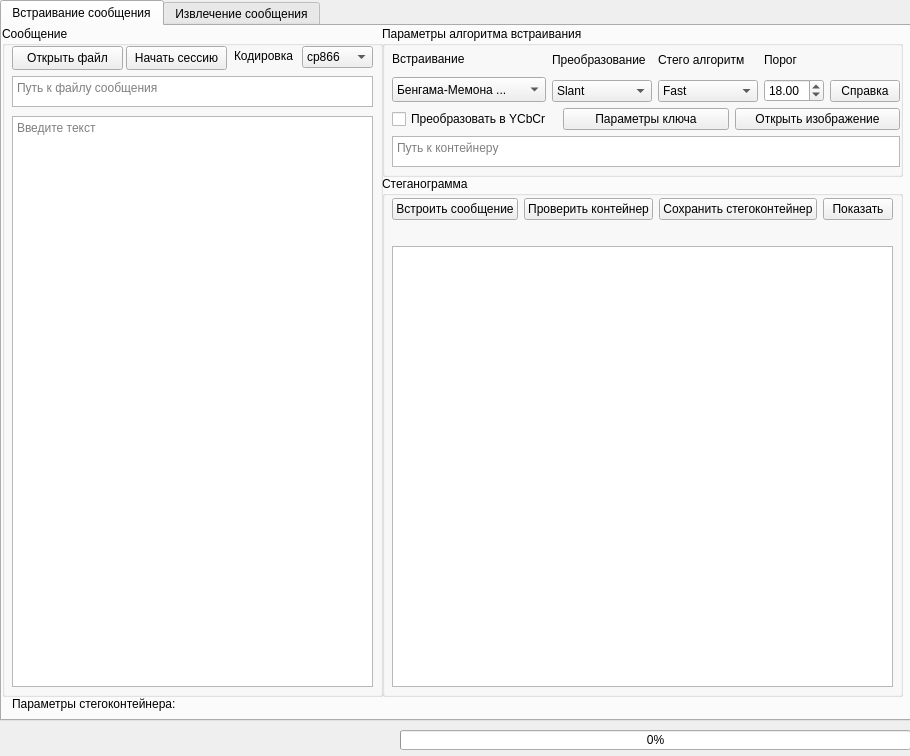
<?xml version="1.0" encoding="UTF-8"?>
<ui version="4.0">
 <class>MainWindow</class>
 <widget class="QMainWindow" name="MainWindow">
  <property name="geometry">
   <rect>
    <x>0</x>
    <y>0</y>
    <width>910</width>
    <height>756</height>
   </rect>
  </property>
  <property name="windowTitle">
   <string>Image DCTStego</string>
  </property>
  <widget class="QWidget" name="centralwidget">
   <widget class="QTabWidget" name="tabWidget">
    <property name="geometry">
     <rect>
      <x>0</x>
      <y>0</y>
      <width>911</width>
      <height>721</height>
     </rect>
    </property>
    <property name="autoFillBackground">
     <bool>false</bool>
    </property>
    <property name="currentIndex">
     <number>0</number>
    </property>
    <widget class="QWidget" name="tab">
     <attribute name="title">
      <string>Встраивание сообщения</string>
     </attribute>
     <widget class="QGroupBox" name="groupBox_2">
      <property name="geometry">
       <rect>
        <x>380</x>
        <y>150</y>
        <width>521</width>
        <height>521</height>
       </rect>
      </property>
      <property name="title">
       <string>Стеганограмма</string>
      </property>
      <widget class="QGraphicsView" name="transformImage">
       <property name="geometry">
        <rect>
         <x>10</x>
         <y>70</y>
         <width>501</width>
         <height>441</height>
        </rect>
       </property>
       <property name="minimumSize">
        <size>
         <width>200</width>
         <height>200</height>
        </size>
       </property>
      </widget>
      <widget class="QWidget" name="layoutWidget">
       <property name="geometry">
        <rect>
         <x>10</x>
         <y>20</y>
         <width>501</width>
         <height>26</height>
        </rect>
       </property>
       <layout class="QHBoxLayout" name="horizontalLayout">
        <item>
         <widget class="QPushButton" name="transform">
          <property name="text">
           <string>Встроить сообщение</string>
          </property>
         </widget>
        </item>
        <item>
         <widget class="QPushButton" name="checkContainer">
          <property name="text">
           <string>Проверить контейнер</string>
          </property>
         </widget>
        </item>
        <item>
         <widget class="QPushButton" name="saveSteganogramm">
          <property name="text">
           <string>Сохранить стегоконтейнер</string>
          </property>
         </widget>
        </item>
        <item>
         <widget class="QPushButton" name="toPlot">
          <property name="maximumSize">
           <size>
            <width>70</width>
            <height>16777215</height>
           </size>
          </property>
          <property name="text">
           <string>Показать</string>
          </property>
         </widget>
        </item>
       </layout>
      </widget>
      <widget class="QLabel" name="label_trans_img">
       <property name="geometry">
        <rect>
         <x>10</x>
         <y>50</y>
         <width>501</width>
         <height>16</height>
        </rect>
       </property>
       <property name="text">
        <string/>
       </property>
      </widget>
     </widget>
     <widget class="QGroupBox" name="groupBox_3">
      <property name="geometry">
       <rect>
        <x>0</x>
        <y>0</y>
        <width>381</width>
        <height>671</height>
       </rect>
      </property>
      <property name="title">
       <string>Сообщение</string>
      </property>
      <widget class="QPlainTextEdit" name="sendingMessage">
       <property name="geometry">
        <rect>
         <x>10</x>
         <y>90</y>
         <width>361</width>
         <height>571</height>
        </rect>
       </property>
       <property name="minimumSize">
        <size>
         <width>200</width>
         <height>0</height>
        </size>
       </property>
       <property name="maximumSize">
        <size>
         <width>400</width>
         <height>16777215</height>
        </size>
       </property>
       <property name="placeholderText">
        <string>Введите текст</string>
       </property>
      </widget>
      <widget class="QPushButton" name="openMessage">
       <property name="geometry">
        <rect>
         <x>10</x>
         <y>20</y>
         <width>111</width>
         <height>24</height>
        </rect>
       </property>
       <property name="text">
        <string>Открыть файл</string>
       </property>
      </widget>
      <widget class="QLabel" name="label">
       <property name="geometry">
        <rect>
         <x>232</x>
         <y>20</y>
         <width>71</width>
         <height>20</height>
        </rect>
       </property>
       <property name="text">
        <string>Кодировка</string>
       </property>
      </widget>
      <widget class="QComboBox" name="selectEncode">
       <property name="geometry">
        <rect>
         <x>300</x>
         <y>20</y>
         <width>71</width>
         <height>22</height>
        </rect>
       </property>
       <item>
        <property name="text">
         <string notr="true">cp866</string>
        </property>
       </item>
       <item>
        <property name="text">
         <string>cp1251</string>
        </property>
       </item>
       <item>
        <property name="text">
         <string>utf-8</string>
        </property>
       </item>
       <item>
        <property name="text">
         <string>utf-16</string>
        </property>
       </item>
       <item>
        <property name="text">
         <string>ascii</string>
        </property>
       </item>
      </widget>
      <widget class="QPlainTextEdit" name="file_path_box">
       <property name="enabled">
        <bool>true</bool>
       </property>
       <property name="geometry">
        <rect>
         <x>10</x>
         <y>50</y>
         <width>361</width>
         <height>31</height>
        </rect>
       </property>
       <property name="readOnly">
        <bool>true</bool>
       </property>
       <property name="placeholderText">
        <string>Путь к файлу сообщения</string>
       </property>
      </widget>
      <widget class="QPushButton" name="startSession">
       <property name="geometry">
        <rect>
         <x>124</x>
         <y>20</y>
         <width>101</width>
         <height>24</height>
        </rect>
       </property>
       <property name="text">
        <string>Начать сессию</string>
       </property>
      </widget>
     </widget>
     <widget class="QLabel" name="stego_params_w">
      <property name="geometry">
       <rect>
        <x>10</x>
        <y>670</y>
        <width>861</width>
        <height>16</height>
       </rect>
      </property>
      <property name="text">
       <string>Параметры стегоконтейнера:</string>
      </property>
     </widget>
     <widget class="QGroupBox" name="groupBox_7">
      <property name="geometry">
       <rect>
        <x>380</x>
        <y>0</y>
        <width>521</width>
        <height>151</height>
       </rect>
      </property>
      <property name="minimumSize">
       <size>
        <width>0</width>
        <height>100</height>
       </size>
      </property>
      <property name="maximumSize">
       <size>
        <width>16777215</width>
        <height>16777215</height>
       </size>
      </property>
      <property name="title">
       <string>Параметры алгоритма встраивания</string>
      </property>
      <widget class="QWidget" name="verticalLayoutWidget_10">
       <property name="geometry">
        <rect>
         <x>10</x>
         <y>20</y>
         <width>508</width>
         <height>121</height>
        </rect>
       </property>
       <layout class="QVBoxLayout" name="verticalLayout_10">
        <property name="sizeConstraint">
         <enum>QLayout::SetMinAndMaxSize</enum>
        </property>
        <item>
         <layout class="QHBoxLayout" name="horizontalLayout_5">
          <item>
           <layout class="QVBoxLayout" name="verticalLayout">
            <item>
             <widget class="QLabel" name="label_15">
              <property name="maximumSize">
               <size>
                <width>16777215</width>
                <height>140</height>
               </size>
              </property>
              <property name="text">
               <string>Встраивание</string>
              </property>
             </widget>
            </item>
            <item>
             <widget class="QComboBox" name="selectEmbadding">
              <property name="maximumSize">
               <size>
                <width>16777215</width>
                <height>130</height>
               </size>
              </property>
              <item>
               <property name="text">
                <string>Бенгама-Мемона ...</string>
               </property>
              </item>
              <item>
               <property name="text">
                <string>Коха-Жао</string>
               </property>
              </item>
              <item>
               <property name="text">
                <string>Авто</string>
               </property>
              </item>
             </widget>
            </item>
           </layout>
          </item>
          <item>
           <layout class="QVBoxLayout" name="verticalLayout_2">
            <item>
             <widget class="QLabel" name="label_14">
              <property name="maximumSize">
               <size>
                <width>95</width>
                <height>16777215</height>
               </size>
              </property>
              <property name="text">
               <string>Преобразование</string>
              </property>
             </widget>
            </item>
            <item>
             <widget class="QComboBox" name="selectTransform">
              <property name="maximumSize">
               <size>
                <width>100</width>
                <height>16777215</height>
               </size>
              </property>
              <item>
               <property name="text">
                <string>Slant</string>
               </property>
              </item>
              <item>
               <property name="text">
                <string>DCT 2D</string>
               </property>
              </item>
              <item>
               <property name="text">
                <string>Авто</string>
               </property>
              </item>
             </widget>
            </item>
           </layout>
          </item>
          <item>
           <layout class="QVBoxLayout" name="verticalLayout_3">
            <item>
             <widget class="QLabel" name="label_16">
              <property name="maximumSize">
               <size>
                <width>90</width>
                <height>16777215</height>
               </size>
              </property>
              <property name="text">
               <string>Стего алгоритм</string>
              </property>
             </widget>
            </item>
            <item>
             <widget class="QComboBox" name="selectAlgorithm">
              <property name="maximumSize">
               <size>
                <width>100</width>
                <height>16777215</height>
               </size>
              </property>
              <item>
               <property name="text">
                <string>Fast</string>
               </property>
              </item>
              <item>
               <property name="text">
                <string>Enhanced</string>
               </property>
              </item>
              <item>
               <property name="text">
                <string>Авто</string>
               </property>
              </item>
             </widget>
            </item>
           </layout>
          </item>
          <item>
           <layout class="QVBoxLayout" name="verticalLayout_4">
            <item>
             <widget class="QLabel" name="label_13">
              <property name="maximumSize">
               <size>
                <width>60</width>
                <height>16777215</height>
               </size>
              </property>
              <property name="text">
               <string>Порог</string>
              </property>
             </widget>
            </item>
            <item>
             <widget class="QDoubleSpinBox" name="setThreshold">
              <property name="maximumSize">
               <size>
                <width>60</width>
                <height>16777215</height>
               </size>
              </property>
              <property name="minimum">
               <double>4.000000000000000</double>
              </property>
              <property name="value">
               <double>18.000000000000000</double>
              </property>
             </widget>
            </item>
           </layout>
          </item>
          <item>
           <layout class="QVBoxLayout" name="verticalLayout_9">
            <item>
             <widget class="QLabel" name="label_2">
              <property name="text">
               <string/>
              </property>
             </widget>
            </item>
            <item>
             <widget class="QPushButton" name="question">
              <property name="maximumSize">
               <size>
                <width>70</width>
                <height>16777215</height>
               </size>
              </property>
              <property name="text">
               <string>Справка</string>
              </property>
             </widget>
            </item>
           </layout>
          </item>
         </layout>
        </item>
        <item>
         <layout class="QHBoxLayout" name="horizontalLayout_7">
          <property name="spacing">
           <number>6</number>
          </property>
          <property name="sizeConstraint">
           <enum>QLayout::SetMinAndMaxSize</enum>
          </property>
          <item>
           <widget class="QCheckBox" name="checkYCbCr">
            <property name="text">
             <string>Преобразовать в YCbCr</string>
            </property>
           </widget>
          </item>
          <item>
           <widget class="QPushButton" name="setKeyParams">
            <property name="text">
             <string>Параметры ключа</string>
            </property>
           </widget>
          </item>
          <item>
           <widget class="QPushButton" name="openImage">
            <property name="text">
             <string>Открыть изображение</string>
            </property>
           </widget>
          </item>
         </layout>
        </item>
        <item>
         <widget class="QPlainTextEdit" name="image_path_box">
          <property name="enabled">
           <bool>true</bool>
          </property>
          <property name="maximumSize">
           <size>
            <width>16777215</width>
            <height>31</height>
           </size>
          </property>
          <property name="readOnly">
           <bool>true</bool>
          </property>
          <property name="placeholderText">
           <string>Путь к контейнеру</string>
          </property>
         </widget>
        </item>
       </layout>
      </widget>
     </widget>
    </widget>
    <widget class="QWidget" name="tab_2">
     <attribute name="title">
      <string>Извлечение сообщения</string>
     </attribute>
     <widget class="QGroupBox" name="groupBox_4">
      <property name="geometry">
       <rect>
        <x>0</x>
        <y>0</y>
        <width>381</width>
        <height>671</height>
       </rect>
      </property>
      <property name="title">
       <string>Сообщение</string>
      </property>
      <widget class="QLabel" name="label_3">
       <property name="geometry">
        <rect>
         <x>232</x>
         <y>20</y>
         <width>71</width>
         <height>20</height>
        </rect>
       </property>
       <property name="text">
        <string>Кодировка</string>
       </property>
      </widget>
      <widget class="QComboBox" name="selectEncode_2">
       <property name="geometry">
        <rect>
         <x>300</x>
         <y>20</y>
         <width>71</width>
         <height>22</height>
        </rect>
       </property>
       <item>
        <property name="text">
         <string notr="true">cp866</string>
        </property>
       </item>
       <item>
        <property name="text">
         <string>cp1251</string>
        </property>
       </item>
       <item>
        <property name="text">
         <string>utf-8</string>
        </property>
       </item>
       <item>
        <property name="text">
         <string>utf-16</string>
        </property>
       </item>
       <item>
        <property name="text">
         <string>ascii</string>
        </property>
       </item>
      </widget>
      <widget class="QPlainTextEdit" name="receivedMessage">
       <property name="enabled">
        <bool>true</bool>
       </property>
       <property name="geometry">
        <rect>
         <x>10</x>
         <y>90</y>
         <width>361</width>
         <height>571</height>
        </rect>
       </property>
       <property name="readOnly">
        <bool>true</bool>
       </property>
       <property name="placeholderText">
        <string>Здесь будет отображено полученное сообщение</string>
       </property>
      </widget>
      <widget class="QPushButton" name="openSteganogramm">
       <property name="geometry">
        <rect>
         <x>10</x>
         <y>20</y>
         <width>151</width>
         <height>24</height>
        </rect>
       </property>
       <property name="text">
        <string>Открыть стегоконтейнер</string>
       </property>
      </widget>
      <widget class="QPlainTextEdit" name="stego_path_box">
       <property name="enabled">
        <bool>true</bool>
       </property>
       <property name="geometry">
        <rect>
         <x>10</x>
         <y>50</y>
         <width>361</width>
         <height>31</height>
        </rect>
       </property>
       <property name="readOnly">
        <bool>true</bool>
       </property>
       <property name="placeholderText">
        <string>Путь к стеганограмме</string>
       </property>
      </widget>
     </widget>
     <widget class="QGroupBox" name="groupBox_5">
      <property name="geometry">
       <rect>
        <x>380</x>
        <y>70</y>
        <width>501</width>
        <height>601</height>
       </rect>
      </property>
      <property name="title">
       <string>Стеганограмма</string>
      </property>
      <widget class="QGraphicsView" name="stegoImage">
       <property name="geometry">
        <rect>
         <x>10</x>
         <y>40</y>
         <width>481</width>
         <height>551</height>
        </rect>
       </property>
       <property name="minimumSize">
        <size>
         <width>200</width>
         <height>200</height>
        </size>
       </property>
      </widget>
      <widget class="QLabel" name="label_stego_img">
       <property name="geometry">
        <rect>
         <x>10</x>
         <y>20</y>
         <width>481</width>
         <height>16</height>
        </rect>
       </property>
       <property name="text">
        <string/>
       </property>
      </widget>
     </widget>
     <widget class="QGroupBox" name="groupBox_6">
      <property name="geometry">
       <rect>
        <x>380</x>
        <y>0</y>
        <width>501</width>
        <height>71</height>
       </rect>
      </property>
      <property name="minimumSize">
       <size>
        <width>0</width>
        <height>0</height>
       </size>
      </property>
      <property name="maximumSize">
       <size>
        <width>16777215</width>
        <height>16777215</height>
       </size>
      </property>
      <property name="title">
       <string>Параметры</string>
      </property>
      <widget class="QLabel" name="label_6">
       <property name="geometry">
        <rect>
         <x>20</x>
         <y>20</y>
         <width>101</width>
         <height>16</height>
        </rect>
       </property>
       <property name="text">
        <string>Преобразование</string>
       </property>
      </widget>
      <widget class="QWidget" name="horizontalLayoutWidget">
       <property name="geometry">
        <rect>
         <x>10</x>
         <y>30</y>
         <width>481</width>
         <height>41</height>
        </rect>
       </property>
       <layout class="QHBoxLayout" name="horizontalLayout_2">
        <item>
         <widget class="QPushButton" name="setKeyParams_2">
          <property name="text">
           <string>Параметры ключа</string>
          </property>
         </widget>
        </item>
        <item>
         <widget class="QPushButton" name="readStego">
          <property name="text">
           <string>Извлечь сообщение</string>
          </property>
         </widget>
        </item>
       </layout>
      </widget>
     </widget>
     <widget class="QLabel" name="stego_params_r">
      <property name="geometry">
       <rect>
        <x>10</x>
        <y>670</y>
        <width>871</width>
        <height>16</height>
       </rect>
      </property>
      <property name="text">
       <string>Параметры стегоконтейнера:</string>
      </property>
     </widget>
    </widget>
   </widget>
   <widget class="QProgressBar" name="progressBar">
    <property name="geometry">
     <rect>
      <x>400</x>
      <y>730</y>
      <width>511</width>
      <height>20</height>
     </rect>
    </property>
    <property name="value">
     <number>0</number>
    </property>
   </widget>
   <widget class="QLabel" name="state">
    <property name="geometry">
     <rect>
      <x>10</x>
      <y>730</y>
      <width>381</width>
      <height>16</height>
     </rect>
    </property>
    <property name="text">
     <string/>
    </property>
   </widget>
  </widget>
 </widget>
 <resources/>
 <connections/>
</ui>
